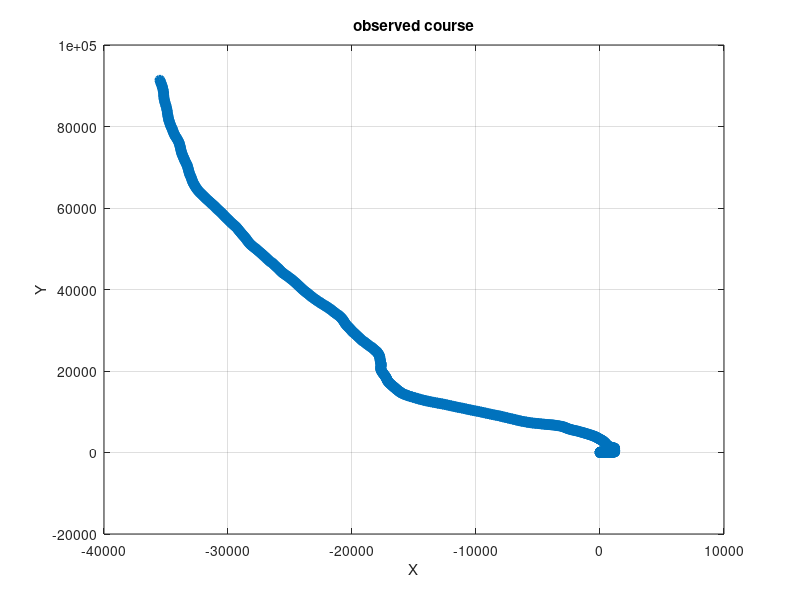
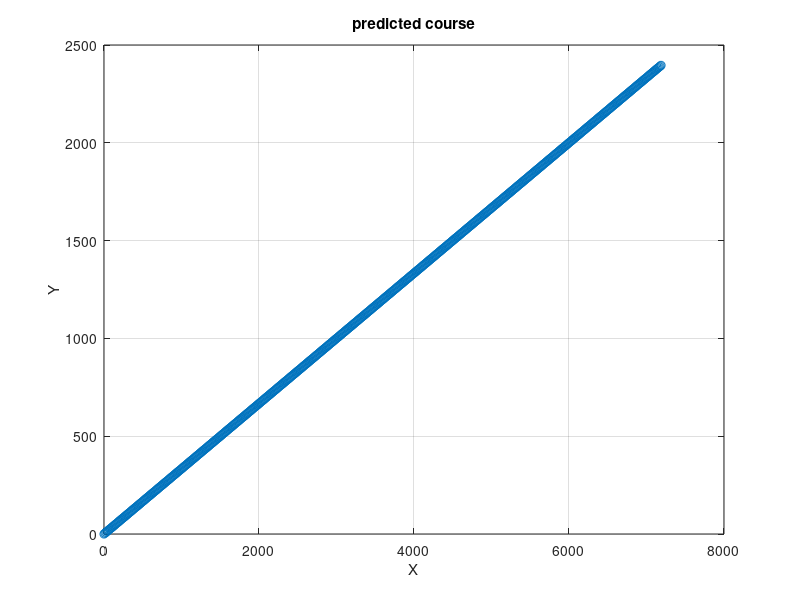
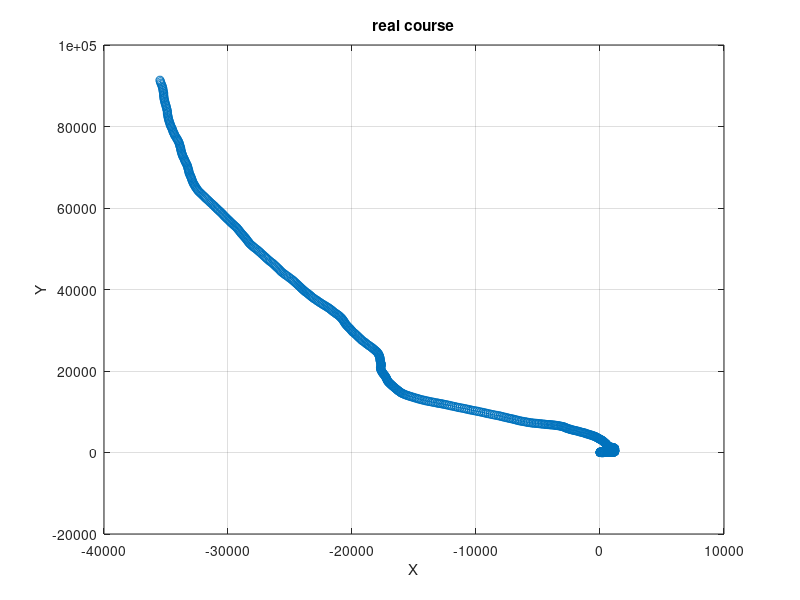
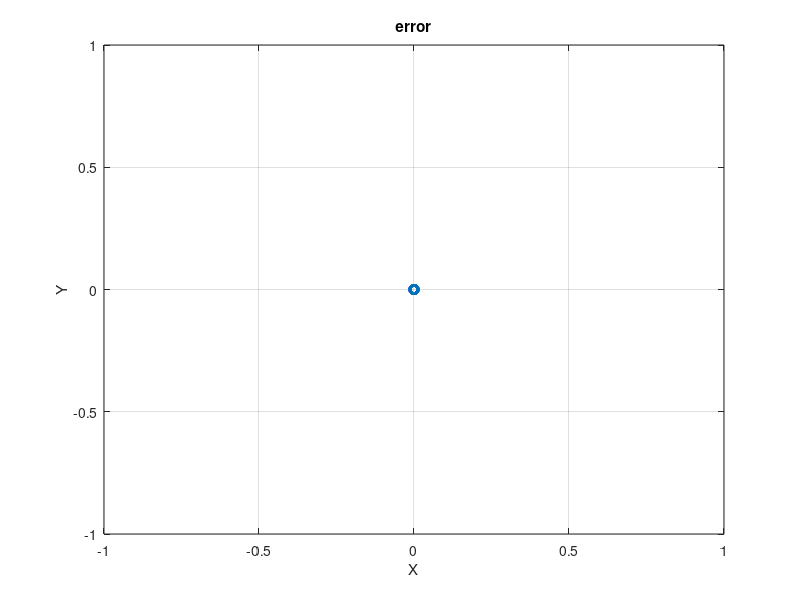

Here is the MATLAB script that generated these plots, in order: (Note: this script raises an error after producing the figures.)
 clc; clear;
%close all

%% data
delta_t = 1; % sec
sigma = 5; % meter per axis
sigma_a = 7; % meters / s ^ 2

%% section a: matrices
zeros4 = zeros(1, 4);
I = [1 0 0 0; 0 1 0 0; 0 0 1 0; 0 0 0 1];

F = [1 delta_t 0 0; 0 1 0 0; 0 0 1 delta_t; 0 0 0 1]; 
H = [1 0 0 0; zeros4; 0 0 1 0; zeros4];
Q = sigma_a ^ 2 .* [delta_t ^ 4 / 4, delta_t ^ 3 / 2, delta_t ^ 3 / 2, delta_t ^ 2; zeros4; zeros4; zeros4]; 
R = [sigma 0 0 0; 0 0 0 0; 0 0 sigma 0; 0 0 0 0] .^ 2;

%% section b: course simulation

num_of_steps = 600;
steps_per_sec = num_of_steps * delta_t;

observation = zeros(num_of_steps, 4); % x = [Px, Vx, Py, Vy].';

a_x = sigma_a * randn(length(observation) - 1, 1);
a_y = sigma_a * randn(length(observation) - 1, 1);

observation(:, 2) = 12;
observation(:, 4) = 4;

for step = 2:num_of_steps

    observation(step, 2) = observation(step - 1, 2) + a_x(step - 1) * delta_t;
    observation(step, 4) = observation(step - 1, 4) + a_y(step - 1) * delta_t;

    observation(step, 1) = observation(step - 1, 1) + observation(step - 1, 2) * delta_t;
    observation(step, 3) = observation(step - 1, 3) + observation(step - 1, 4) * delta_t;

    % % section g: loosing every 3rd sample
    % if mod(step, 3) == 0
    %     observation(step, :) = observation(step - 1, :);
    % end

end

figure;
plot(observation(:,1), observation(:,3), '-o', 'LineWidth', 2, 'MarkerSize', 6);
title('observed course');   
xlabel('X');  
ylabel('Y');
grid on; 

noise_x = randn(length(observation) - 1, 1);
noise_y = randn(length(observation) - 1, 1);
observation(2:end, 1) = observation(2:end, 1) + sigma .* noise_x;
observation(2:end, 3) = observation(2:end, 3) + sigma .* noise_y;

%% section c: kalman filter

Xk_k = observation(1, 1:4).';
Pk_k = [0.5 0 0 0; 0.5 0 0 0; 0.5 0 0 0; 0.5 0 0 0].';
Vk = det(R) * randn(size(observation, 2), 1);
x = zeros(num_of_steps, 4); % x = [Px, Vx, Py, Vy].'
x(1, :) = Xk_k;
p = zeros(num_of_steps, 4); 
p(1, :) = Pk_k(1, :);

prediction = zeros(num_of_steps, 4);
Y = zeros(num_of_steps, 4);
Z = zeros(num_of_steps, 4);
NIS = zeros(num_of_steps - 1, 4);
NEES = zeros(num_of_steps, 4);

for step = 2:num_of_steps

% prediction
Xk_k1 = F * Xk_k;
Pk_k1 = F * Pk_k * F.' + Q;
prediction(step, :) = Xk_k1;

% update
Zk = H * Xk_k1 + Vk;
Z(step, :) = Zk;

yk = Zk - H * Xk_k1;
Y(step, :) = yk;

Sk = (H * Pk_k1).' * H.' + R;

NIS(step-1, :) = yk.' * (Sk \ yk);
NIS(isnan(NIS)) = 0;

e = Xk_k - Xk_k1;
NEES(step, :) = e.' * (Pk_k1 \ e);
NEES(isnan(NEES)) = 0;

Kk = (Pk_k1.' * H.') ./ Sk;
Kk(isnan(Kk)) = 0;

Xk_k = Xk_k1 + Kk * yk;

Pk_k = (I - (Kk * H)) * [Pk_k(1, :); zeros4; zeros4; zeros4];

x(step, :) = Xk_k;
p(step, :) = Pk_k(1, :);

end

result = (x .* p + observation .* (1 - p));

figure;
plot(prediction(:,1), prediction(:,3), '-o', 'LineWidth', 0.2, 'MarkerSize', 6);
title('predicted course');   
xlabel('X');  
ylabel('Y');
grid on;  

figure;
plot(result(:,1), result(:,3), '-o', 'LineWidth', 0.2, 'MarkerSize', 6);
title('real course');   
xlabel('X');  
ylabel('Y');
grid on; 

figure;
plot(Y(:,1), Y(:,3), '-o', 'LineWidth', 2, 'MarkerSize', 6);
title('error');   
xlabel('X');  
ylabel('Y');
grid on;  

%% section d: RMSE

RMSE_observation = rmse(observation(:, 1:2:end), x(:, 1:2:end), "all");
RMSE_prediction = rmse(prediction(:, 1:2:end), x(:, 1:2:end), "all");
RMSE_velosity = rmse(prediction(:, 2:2:end), x(:, 2:2:end), "all");

%% section e: NIS & NEES

% NIS
figure;
plot(NIS, 'b-', 'LineWidth', 1.5, 'Color', "r");
hold on;
plot(x, 'b-', 'LineWidth', 1.5); 
title('Normalized Innovation Squared (NIS)');
xlabel('Time Step');
ylabel('NIS');
grid on;
avg_NIS = [mean(NIS(:,1), "all") mean(NIS(:,3), "all")];

% NEES
figure;
plot(NEES, 'm-', 'LineWidth', 1.5, 'Color', "r");
hold on;
plot(x, 'b-', 'LineWidth', 1.5); 
title('Normalized Estimation Error Squared (NEES)');
xlabel('Time Step');
ylabel('NEES');
grid on;
avg_NEES = [mean(NEES(:,1), "all") mean(NEES(:,3), "all")];
